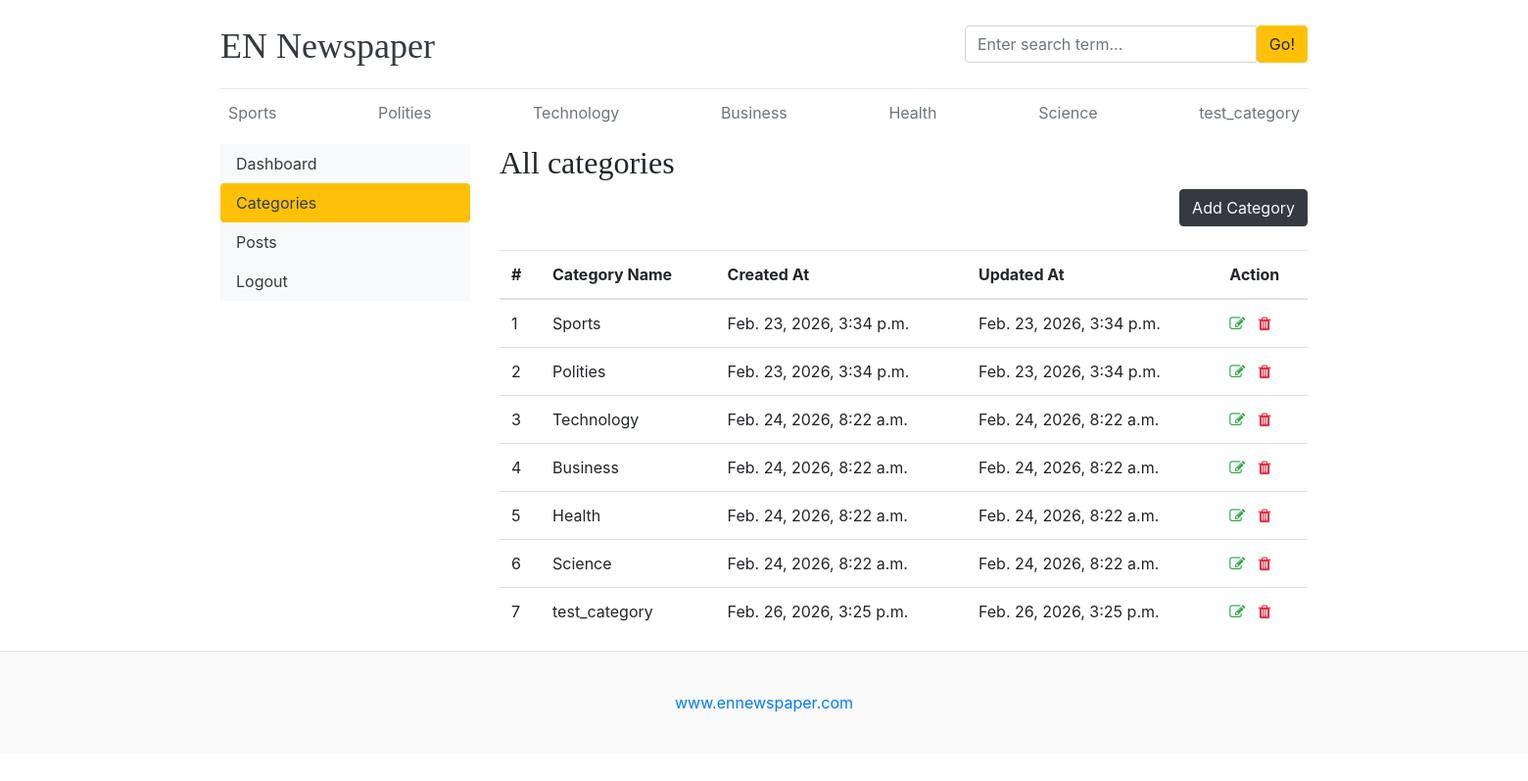
/dashboard/categories/, run on the app's committed database.
### blogs/models.py (models this page shows)
class Category(models.Model):
    category_name = models.CharField(max_length=50, unique=True)
    created_at = models.DateTimeField(auto_now_add=True)
    updated_at = models.DateTimeField(auto_now=True)
    class Meta:
        verbose_name_plural = 'categories'
    def __str__(self) -> str:
        return self.category_name

### dashboards/views.py (the view)
# urls.py: path('categories/', views.categories, name='categories'),
def categories(request):
    return render(request, 'dashboard/categories.html')

### blogs/context_processors.py (called while the page is built)
def get_categories(request):
    categories = Category.objects.all()
    return dict(categories=categories)

def get_social_links(request):
    social_links = SocialLink.objects.all()
    return dict(social_links=social_links)

### templates/dashboard/categories.html (shortened to what this page needs)
{% extends 'base.html' %}
{% block content %}
<div class="row">
    {% include 'dashboard/sidebar.html' %}
    <div class="col-md-9">
        <h2>All categories</h2>
        <a href="{% url 'add_categories' %}" class="btn btn-dark text-light float-right mb-4">Add Category</a>
        <table class="table table-hover">
            <thead>
                <tr>
                    <th scope="col">#</th>
                    <th scope="col">Category Name</th>
                    <th scope="col">Created At</th>
                    <th scope="col">Updated At</th>
                    <th scope="col">Action</th>
                </tr>
            </thead>
            <tbody>
                {% for cat in categories %}
                <tr>
                    <td>{{ forloop.counter }}</td>
                    <td>{{ cat }}</td>
                    <td>{{ cat.created_at }}</td>
                    <td>{{ cat.updated_at }}</td>
                    <td>
                        <a href="{% url 'edit_category' cat.id %}"><i class="fa fa-edit text-success"></i></a>
                        <a href="{% url 'delete_category' cat.id %}"><i class="fa fa-trash  text-danger"></i></a>
                    </td>
                </tr>
                {% endfor %}
            </tbody>
        </table>
    </div>
</div>
{% endblock %}

### templates/base.html (shortened to what this page needs)
{% load static %}
<!DOCTYPE html>
<html lang="en">
<head>
    <link href="https://getbootstrap.com/docs/4.0/dist/css/bootstrap.min.css" rel="stylesheet">
    <link rel="stylesheet" href="https://cdnjs.cloudflare.com/ajax/libs/font-awesome/4.7.0/css/font-awesome.min.css">
    <link href="{% static 'css/blog.css' %}" rel="stylesheet">
</head>
<body>
    <div class="container">
        <header class="blog-header py-3">
            <div class="row flex-nowrap justify-content-between align-items-center">
                <div class="col-8 pt-1">
                    <a class="blog-header-logo text-dark" href="/">EN Newspaper</a>
                </div>
                <div class="col-4">
                    <form action="{% url 'search' %}" method="GET">
                        <div class="input-group">
                            <input class="form-control" name="keyword" value="{{keyword}}" type="text" placeholder="Enter search term..."
                                aria-label="Enter search term..." aria-describedby="button-search" />
                            <button class="btn btn-warning" type="submit" id="button-search" type="button">Go!</button>
                        </div>
                    </form>
                </div>
                <div class="col-4 d-flex justify-content-end align-items-center">
                </div>
            </div>
        </header>
        <div class="nav-scroller py-1 mb-2">
            <nav class="nav d-flex justify-content-between">
                {% for cat in categories %}
                <a class="p-2 text-muted" href="{% url 'posts_by_category' cat.id %}">{{ cat.category_name }}</a>
                {% endfor %}
            </nav>
        </div>
        {% block content %}
        {% endblock %}
    </div>
    <footer class="blog-footer">
        <p><a href="#">www.ennewspaper.com</a></p>
    </footer>
</body>
</html>

### blog_main/static/css/blog.css (style rules this page uses)
.blog-header { border-bottom: 1px solid #e5e5e5; }
.blog-header-logo { font-family: "Playfair Display", Georgia, "Times New Roman", serif; font-size: 2.25rem; }
h1, h2, h3, h4, h5, h6 { font-family: "Playfair Display", Georgia, "Times New Roman", serif; }
.blog-footer { padding: 2.5rem 0; color: #727272; text-align: center; background-color: #f9f9f9; border-top: .05rem solid #e5e5e5; }
.blog-footer p:last-child { margin-bottom: 0; }

### data on the page
Category: category_name "Sports", created_at "Feb. 23, 2026, 3:34 p.m.", updated_at "Feb. 23, 2026, 3:34 p.m."
Category: category_name "Polities", created_at "Feb. 23, 2026, 3:34 p.m.", updated_at "Feb. 23, 2026, 3:34 p.m."
Category: category_name "Technology", created_at "Feb. 24, 2026, 8:22 a.m.", updated_at "Feb. 24, 2026, 8:22 a.m."
Category: category_name "Business", created_at "Feb. 24, 2026, 8:22 a.m.", updated_at "Feb. 24, 2026, 8:22 a.m."
Category: category_name "Health", created_at "Feb. 24, 2026, 8:22 a.m.", updated_at "Feb. 24, 2026, 8:22 a.m."
Category: category_name "Science", created_at "Feb. 24, 2026, 8:22 a.m.", updated_at "Feb. 24, 2026, 8:22 a.m."
Category: category_name "test_category", created_at "Feb. 26, 2026, 3:25 p.m.", updated_at "Feb. 26, 2026, 3:25 p.m."
